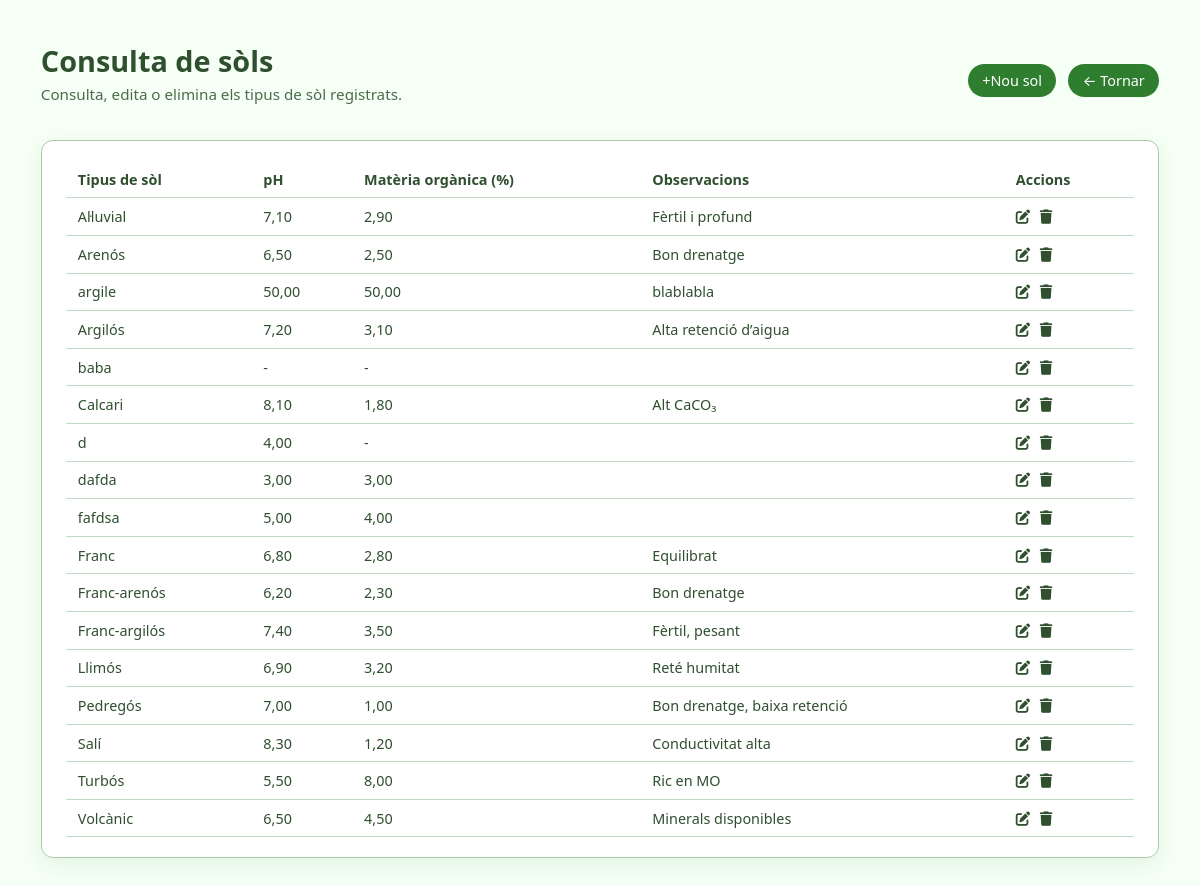
The app's page /PHP/consulta_sol.php with its own data.
### tables this page shows
CREATE TABLE `sol` (
  `id_sol` int(11) NOT NULL AUTO_INCREMENT,
  `tipus` varchar(100) NOT NULL,
  `ph` decimal(4,2) DEFAULT NULL,
  `materia_organica` decimal(5,2) DEFAULT NULL,
  `observacions` text DEFAULT NULL,
  PRIMARY KEY (`id_sol`)
);

### PHP/consulta_sol.php (the view, shortened to what this page needs)
<?php
$conn = db_connect();
$stmt = $conn->prepare("SELECT id_sol, tipus, ph, materia_organica, observacions FROM sol ORDER BY tipus");
$stmt->execute();
$res = $stmt->get_result();
$sols = [];
if ($res) {
    while ($row = $res->fetch_assoc()) {
        $sols[] = $row;
    }
}
function format_num($valor): string {
    if ($valor === null || $valor === '') {
        return '-';
    }
    return number_format((float)$valor, 2, ',', '.');
}
?>
<!DOCTYPE html>
<html lang="ca">
<head>
    <link rel="stylesheet" href="../HTML/styles.css">
    <link rel="stylesheet" href="https://cdnjs.cloudflare.com/ajax/libs/font-awesome/6.5.1/css/all.min.css">
</head>
<body>
<div class="page">
  <div class="page-header">
    <div class="panel-header">
      <div>
        <h1>Consulta de sòls</h1>
        <p class="page-subtitle">Consulta, edita o elimina els tipus de sòl registrats.</p>
      </div>
      <div class="page-header-actions">
        <a class="btn btn-primary" href="../HTML/nou_sol.html">+Nou sol</a>
        <a class="btn btn-primary" href="#" onclick="history.back(); return false;"> ← Tornar</a>
      </div>
    </div>
  </div>
  <div class="panel mt-2">
    <?php if (!empty($sols)): ?>
      <div class="table-scroll">
        <table class="table">
          <tr>
            <th>Tipus de sòl</th>
            <th>pH</th>
            <th>Matèria orgànica (%)</th>
            <th>Observacions</th>
            <th>Accions</th>
          </tr>
          <?php foreach ($sols as $sol): ?>
            <tr>
              <td><?php echo htmlspecialchars($sol['tipus'] ?? ''); ?></td>
              <td><?php echo format_num($sol['ph'] ?? null); ?></td>
              <td><?php echo format_num($sol['materia_organica'] ?? null); ?></td>
              <td><?php echo htmlspecialchars($sol['observacions'] ?? ''); ?></td>
              <td>
                <div class="table-actions">
                  <a href="editar_sol.php?id=<?php echo (int)$sol['id_sol']; ?>" title="Editar sòl">
                    <i class="fa-solid fa-pen-to-square" aria-hidden="true"></i>
                  </a>
                  <a href="eliminar_sol.php?id=<?php echo (int)$sol['id_sol']; ?>" onclick="return confirm('Segur que vols eliminar aquest sòl?');" title="Eliminar sòl">
                    <i class="fa-solid fa-trash" aria-hidden="true"></i>
                  </a>
                </div>
              </td>
            </tr>
          <?php endforeach; ?>
        </table>
      </div>
    <?php else: ?>
      <p>No hi ha tipus de sòl registrats.</p>
    <?php endif; ?>
  </div>
</div>
</body>
</html>

### HTML/styles.css (style rules this page uses)
*, *::before, *::after { box-sizing: border-box; }
html, body { margin: 0; padding: 0; }
body { font-family: system-ui, -apple-system, BlinkMacSystemFont, "Segoe UI", sans-serif; background: #f0f4f0; color: #2f4f2f; }
body:not(.app-layout-body) { padding: 1.5rem; min-height: 100vh; background: #f5fff5; }
.page { max-width: 1600px; margin: 0 auto; padding: clamp(1rem, 1.4vw, 1.5rem); color: #2f4f2f; }
.page-header { margin-bottom: 1.25rem; }
.page-header h1, .page-header h2 { margin: 0; font-size: 1.8rem; color: #2f4f2f; }
.page-subtitle { margin: 0.25rem 0 1rem; color: #4c6b4c; font-size: 0.95rem; }
.panel { background: #ffffff; border-radius: 0.75rem; padding: 1.25rem 1.5rem; border: 1px solid #aacbaa; box-shadow: 0 8px 20px rgba(47, 125, 47, 0.08); }
.panel-header { display: flex; justify-content: space-between; align-items: center; margin-bottom: 0.75rem; color: #2f4f2f; }
.btn { display: inline-flex; align-items: center; justify-content: center; padding: 0.45rem 0.9rem; border-radius: 999px; border: none; font-size: 0.9rem; cursor: pointer; text-decoration: none; gap: 0.35rem; }
.btn-primary { background: #2f7d2f; color: #ffffff; }
.table-scroll { width: 100%; max-width: 100%; overflow-x: auto; overflow-y: hidden; -webkit-overflow-scrolling: touch; }
.table { width: max-content; min-width: 100%; border-collapse: collapse; font-size: 0.9rem; color: #2f4f2f; }
.table th, .table td { padding: 0.55rem 0.75rem; border-bottom: 1px solid #c3d9c3; text-align: left; }
.mt-2 { margin-top: 0.5rem; }

### PHP/consulta_sol.php (style rules this page uses)
.page-header-actions { display: flex; gap: 0.75rem; justify-content: flex-end; flex-wrap: wrap; }
.table-actions { display: inline-flex; align-items: center; gap: 0.6rem; }
.table-actions a { color: #2f4f2f; text-decoration: none; }

### records on screen
sol: tipus "Al·luvial", ph "7,10", materia_organica "2,90", observacions "Fèrtil i profund"
sol: tipus "Arenós", ph "6,50", materia_organica "2,50", observacions "Bon drenatge"
sol: tipus "argile", ph "50,00", materia_organica "50,00", observacions "blablabla"
sol: tipus "Argilós", ph "7,20", materia_organica "3,10", observacions "Alta retenció d’aigua"
sol: tipus "baba", ph "-", materia_organica "-"
sol: tipus "Calcari", ph "8,10", materia_organica "1,80", observacions "Alt CaCO₃"
sol: tipus "d", ph "4,00", materia_organica "-"
sol: tipus "dafda", ph "3,00", materia_organica "3,00"
sol: tipus "fafdsa", ph "5,00", materia_organica "4,00"
sol: tipus "Franc", ph "6,80", materia_organica "2,80", observacions "Equilibrat"
sol: tipus "Franc-arenós", ph "6,20", materia_organica "2,30", observacions "Bon drenatge"
sol: tipus "Franc-argilós", ph "7,40", materia_organica "3,50", observacions "Fèrtil, pesant"
sol: tipus "Llimós", ph "6,90", materia_organica "3,20", observacions "Reté humitat"
sol: tipus "Pedregós", ph "7,00", materia_organica "1,00", observacions "Bon drenatge, baixa retenció"
sol: tipus "Salí", ph "8,30", materia_organica "1,20", observacions "Conductivitat alta"
sol: tipus "Turbós", ph "5,50", materia_organica "8,00", observacions "Ric en MO"
sol: tipus "Volcànic", ph "6,50", materia_organica "4,50", observacions "Minerals disponibles"
